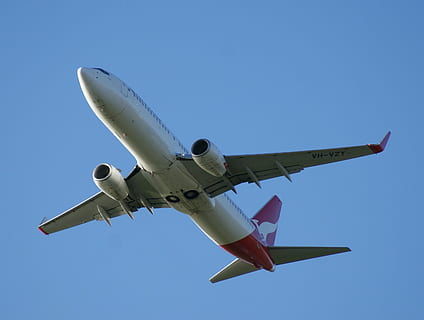
%> input picture airplane.jpg, 424 x 320 px
$ octave segmentasi.m   (GNU Octave 9; MATLAB toolbox functions it lacks are replaced by stand-ins)
%> lines starting %> are read from the running program, lines starting %| are printed output that depends on the picture; in (x1, y1, x2, y2) boxes, pixels count from 0 and x2, y2 are one past the last pixel; in counts of white or black regions, pixels touching at a corner belong together; the program's own positions count from 1
clc; clear; close all;

% membaca citra rgb
I = imread('airplane.jpg');
%> I is the input picture: size 320x424x3 uint8; mean R, G, B 97.2, 138.9, 184.7

% mengkonversi citra rgb menjadi grayscale
J = rgb2gray(I);
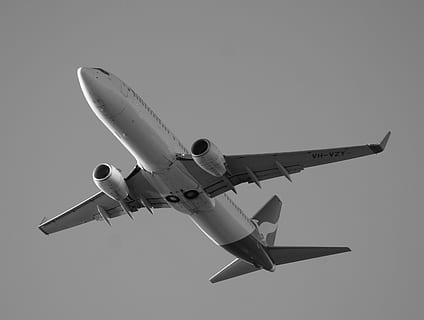
%> J: size 320x424 uint8; min 0, max 255, mean 131.7

% membuat inisial masking
m = zeros(size(J,1),size(J,2));
m(111:231,123:243) = 1;
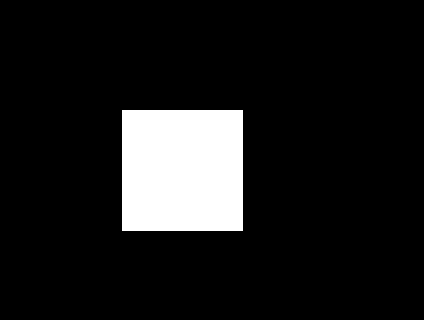
%> m: size 320x424 double; values 0 (black) and 1 (white), 10.8% white; 1 white region, box (x1, y1, x2, y2) and area: (122, 110, 243, 231) 14641

% segmentasi citra menggunakan active contour
%> (the run ends here)
